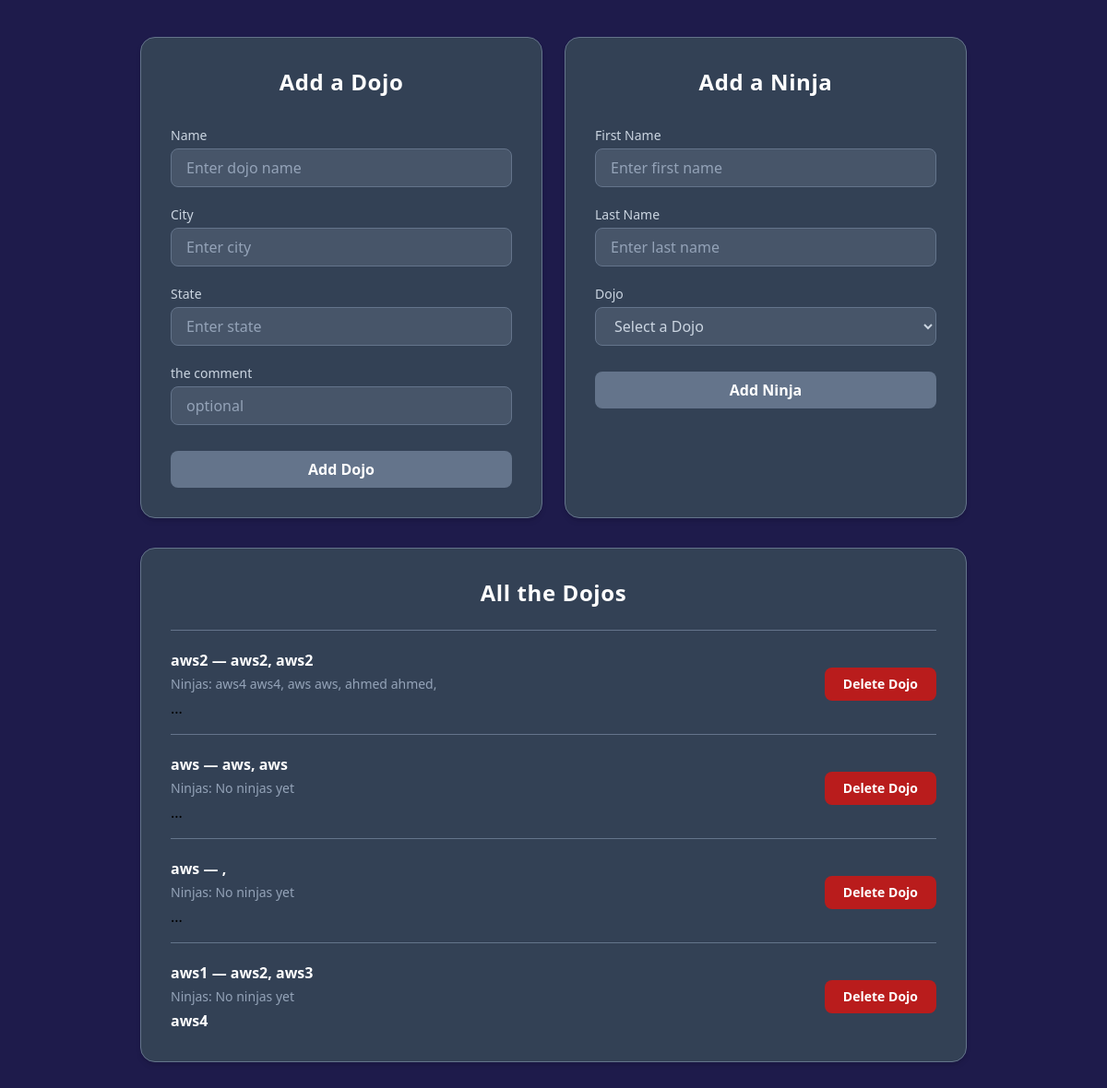
The page / on the database its author committed.
### ninjas/models.py (models this page shows)
class Dojos(models.Model):
    name = models.CharField(max_length=255)
    city = models.CharField(max_length=255)
    state = models.CharField(max_length=255)
    desc = models.TextField(null=True)

class Ninjas(models.Model):
    dojo = models.ForeignKey(Dojos,related_name="ninjas",on_delete=models.CASCADE ,null=True)
    first_name = models.CharField(max_length=255)
    last_name = models.CharField(max_length=255)

### ninjas/views.py (the view)
# urls.py: path('',views.index),
def index(request):
    dojos = the_shows()
    return render(request, 'index.html', {'dojos': dojos})

### ninjas/models.py (called while the page is built)
def the_shows():
    return Dojos.objects.all()

### ninjas/templates/index.html (shortened to what this page needs)
<!DOCTYPE html>
<html lang="en">
<head>
    <script src="https://cdn.tailwindcss.com"></script>
</head>
<body class="bg-indigo-950 min-h-screen p-10">
    <div class="max-w-4xl mx-auto">
        <div class="grid grid-cols-2 gap-6 mb-8">
            <form action="dojo" method="post" class="bg-slate-700 border border-slate-500 rounded-2xl p-8 shadow-md">
                <h2 class="text-center text-2xl font-bold text-white mb-8 tracking-wide">Add a Dojo</h2>
                <div class="flex flex-col gap-5">
                    <div class="flex flex-col gap-1">
                        <label class="text-slate-300 text-sm font-medium">Name</label>
                        <input name="name" type="text" placeholder="Enter dojo name" required class="bg-slate-600 border border-slate-500 rounded-lg px-4 py-2 text-white placeholder-slate-400 outline-none w-full">
                    </div>
                    <div class="flex flex-col gap-1">
                        <label class="text-slate-300 text-sm font-medium">City</label>
                        <input name="city" type="text" placeholder="Enter city" required class="bg-slate-600 border border-slate-500 rounded-lg px-4 py-2 text-white placeholder-slate-400 outline-none w-full">
                    </div>
                    <div class="flex flex-col gap-1">
                        <label class="text-slate-300 text-sm font-medium">State</label>
                        <input name="state" type="text" placeholder="Enter state" required class="bg-slate-600 border border-slate-500 rounded-lg px-4 py-2 text-white placeholder-slate-400 outline-none w-full">
                    </div>
                    <div class="flex flex-col gap-1">
                        <label class="text-slate-300 text-sm font-medium">the comment</label>
                        <input name="desc" type="text" placeholder="optional" class="bg-slate-600 border border-slate-500 rounded-lg px-4 py-2 text-white placeholder-slate-400 outline-none w-full">
                    </div>
                    <button type="submit" class="mt-2 bg-slate-500 hover:bg-slate-400 text-white font-semibold py-2 rounded-lg transition-colors duration-200">Add Dojo</button>
                </div>
            </form>
            <form action="ninja" method="post" class="bg-slate-700 border border-slate-500 rounded-2xl p-8 shadow-md">
                <h2 class="text-center text-2xl font-bold text-white mb-8 tracking-wide">Add a Ninja</h2>
                <div class="flex flex-col gap-5">
                    <div class="flex flex-col gap-1">
                        <label class="text-slate-300 text-sm font-medium">First Name</label>
                        <input name="first_name" type="text" placeholder="Enter first name" class="bg-slate-600 border border-slate-500 rounded-lg px-4 py-2 text-white placeholder-slate-400 outline-none w-full">
                    </div>
                    <div class="flex flex-col gap-1">
                        <label class="text-slate-300 text-sm font-medium">Last Name</label>
                        <input name="last_name" type="text" placeholder="Enter last name" class="bg-slate-600 border border-slate-500 rounded-lg px-4 py-2 text-white placeholder-slate-400 outline-none w-full">
                    </div>
                    <div class="flex flex-col gap-1">
                        <label class="text-slate-300 text-sm font-medium">Dojo</label>
                        <select name="select" class="bg-slate-600 border border-slate-500 rounded-lg px-4 py-2 text-slate-300 outline-none w-full">
                            <option >Select a Dojo</option>
                        </select>
                    </div>
                    <button type="submit" class="mt-2 bg-slate-500 hover:bg-slate-400 text-white font-semibold py-2 rounded-lg transition-colors duration-200">Add Ninja</button>
                </div>
            </form>
        </div>
        <div class="bg-slate-700 border border-slate-500 rounded-2xl p-8 shadow-md">
            <h2 class="text-center text-2xl font-bold text-white mb-6 tracking-wide">All the Dojos</h2>
            <div class="flex flex-col gap-4">
                {% for dojo in dojos %}
                    <div class="flex justify-between items-center border-t border-slate-500 pt-5">
                        <div class="flex flex-col gap-1">
                            <p class="text-white font-semibold">{{ dojo.name }} — {{ dojo.city }}, {{ dojo.state }}</p>
                            <p class="text-slate-400 text-sm">
                                Ninjas:
                                {% for ninja in dojo.ninjas.all %}
                                    {{ ninja.first_name }} {{ ninja.last_name }},
                                {% empty %}
                                    No ninjas yet
                                {% endfor %}
                            </p>
                            {% if dojo.desc is None %}
                            <p>...</p>
                            {% else %}
                            <p class="text-white font-semibold"> {{ dojo.desc }}</p>
                            {% endif %}
                        </div>
                        <form action="delete_user" method="post">
                            <button type="submit" class="bg-red-700 hover:bg-red-600 text-white text-sm font-semibold px-5 py-2 rounded-lg transition-colors duration-200">Delete Dojo</button>
                        </form>
                    </div>
                {% empty %}
                    <p class="text-slate-400 text-center pt-4">No dojos added yet</p>
                {% endfor %}
            </div>
        </div>
    </div>
</body>
</html>

### rows shown on the page
Dojos: name "aws2", city "aws2", state "aws2"
Ninjas: first_name "aws4", last_name "aws4"
Ninjas: first_name "aws", last_name "aws"
Ninjas: first_name "ahmed", last_name "ahmed"
Dojos: name "aws", city "aws", state "aws"
Dojos: name "aws"
Dojos: name "aws1", city "aws2", state "aws3", desc "aws4"
